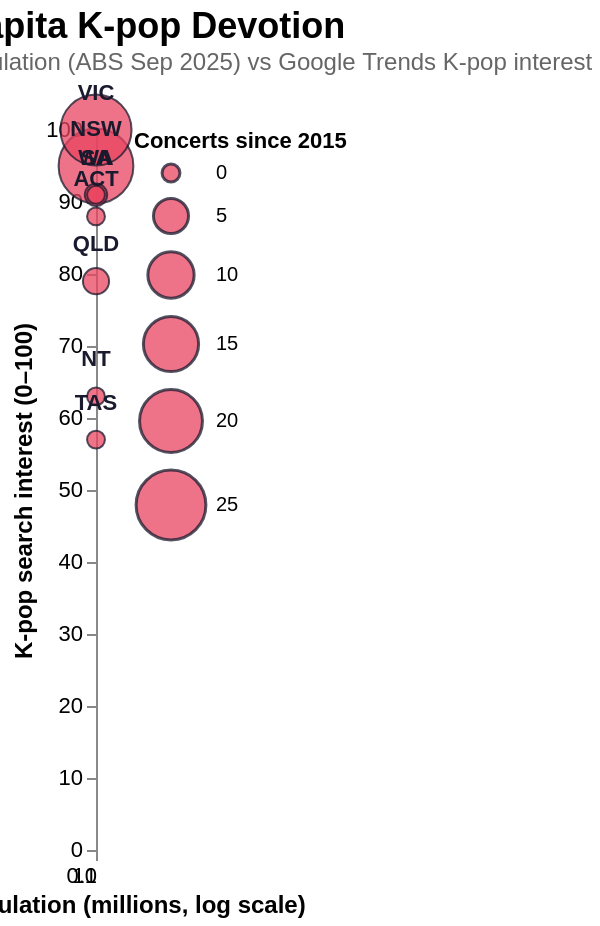

Express this chart as Vega-Lite.
### Vega-Lite specification from a JSON file in a GitHub repository (floating-point values rounded to 4 significant figures)
{"title": {"text": "Per-Capita K-pop Devotion", "subtitle": "State population (ABS Sep 2025) vs Google Trends K-pop interest (May 2025–May 2026); bubble size = K-pop concerts since 2015.", "anchor": "start", "fontSize": 18, "subtitleFontSize": 12, "subtitleColor": "#666"}, "width": "container", "height": 360, "autosize": {"type": "fit-x", "contains": "padding"}, "config": {"view": {"stroke": null}, "axis": {"labelFontSize": 11, "titleFontSize": 12}}, "data": {"values": [{"state": "NSW", "pop_millions": 8.62, "interest": 95, "concerts": 29}, {"state": "VIC", "pop_millions": 7.1, "interest": 100, "concerts": 26}, {"state": "QLD", "pop_millions": 5.69, "interest": 79, "concerts": 2}, {"state": "WA", "pop_millions": 3.06, "interest": 91, "concerts": 1}, {"state": "SA", "pop_millions": 1.91, "interest": 91, "concerts": 0}, {"state": "TAS", "pop_millions": 0.58, "interest": 57, "concerts": 0}, {"state": "ACT", "pop_millions": 0.49, "interest": 88, "concerts": 0}, {"state": "NT", "pop_millions": 0.27, "interest": 63, "concerts": 0}]}, "layer": [{"mark": {"type": "circle", "opacity": 0.75, "stroke": "#1a1a2e", "strokeWidth": 1}, "encoding": {"x": {"field": "pop_millions", "type": "quantitative", "title": "State population (millions, log scale)", "scale": {"type": "log"}}, "y": {"field": "interest", "type": "quantitative", "title": "K-pop search interest (0–100)"}, "size": {"field": "concerts", "type": "quantitative", "title": "Concerts since 2015", "scale": {"range": [80, 1400]}}, "color": {"value": "#e94560"}, "tooltip": [{"field": "state", "title": "State"}, {"field": "pop_millions", "title": "Population (M)"}, {"field": "interest", "title": "K-pop interest"}, {"field": "concerts", "title": "Concerts"}]}}, {"mark": {"type": "text", "dy": -18, "fontWeight": "bold", "color": "#1a1a2e"}, "encoding": {"x": {"field": "pop_millions", "type": "quantitative", "scale": {"type": "log"}}, "y": {"field": "interest", "type": "quantitative"}, "text": {"field": "state"}}}], "$schema": "https://vega.github.io/schema/vega-lite/v5.json"}
